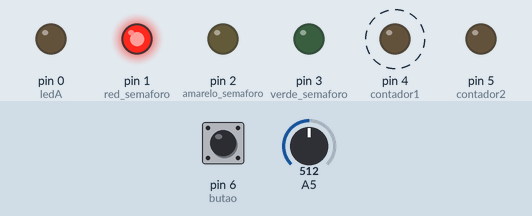
Simulated run of this sketch. Board: Arduino Uno, built with avr-gcc and run on an emulated ATmega328P. On the bench: output pins drawn as LEDs (lit = HIGH). Dashed ring = blinking. The test bench sets the inputs (shaded band); at power-on: A5 = 512, pin 6 (butao) LOW. Random numbers use the default seed unless the sketch sets one.

Above: at 12.8 s.
12.9 s: A5 set to 358
25.7 s: A5 set to 340
At 39.5 s:
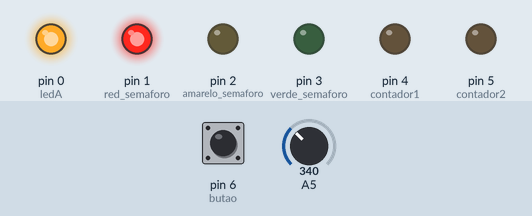
39.7 s: A5 set to 360
At 45.0 s:
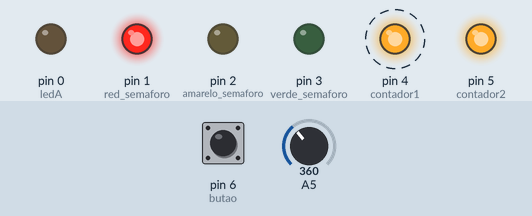
48.7 s: A5 set to 306
At 54.6 s:
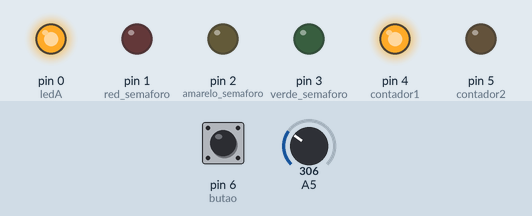
57.7 s: pin 6 (butao) pulled HIGH for 3 s
At 64.7 s:
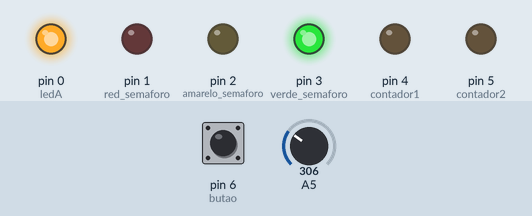
66.7 s: pin 6 (butao) pulled HIGH for 3 s
At 68.2 s:
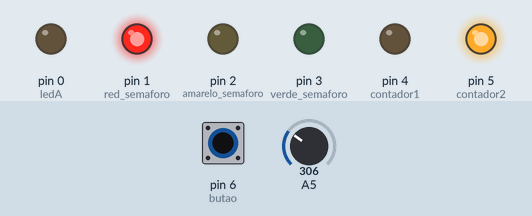
Timing chart, 0 to 76.7 s (numbered marks = the images above; inputs shaded):
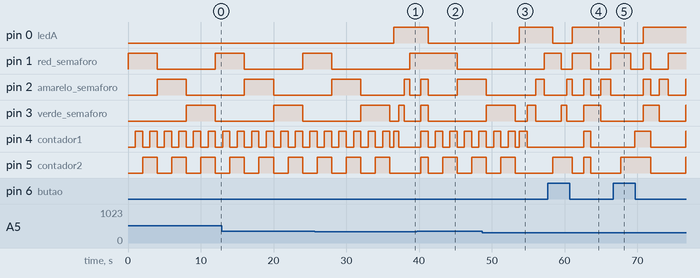

Measured:
- the behaviour switches between 350 and 349 on A5 (found by bisection; images 0 and 1)
- after the input at 25.7 s, pin 0 (ledA): LOW → HIGH after 10.8 s
- after the input at 39.7 s, pin 0 (ledA): HIGH → LOW after 1.5 s
- after the input at 48.7 s, pin 0 (ledA): LOW → HIGH after 5.0 s
- after the input at 57.7 s, pin 0 (ledA): HIGH → LOW after 0.68 s, → HIGH 2.7 s later
- after the input at 66.7 s, pin 0 (ledA): HIGH → LOW after 1.1 s, → HIGH 3.1 s later
- by itself, pin 5 (contador2): alternates HIGH for 2.0 s and LOW for 2.0 s, 6 changes in all, then stays LOW

The sketch:

proj_final.ino
```cpp
//pinos :
  //semaforo
int red_semaforo = 1;
int amarelo_semaforo = 2;
int verde_semaforo = 3;
  //contador
int contador1 = 4;
int contador2 = 5;
  //outros
int ledA = 0;
int butao = 6;
//variaveis de programa
int n_potencia;
int btn_state = 0;
int nrandomdelay;
int nrandomled;
int valorRed;

void contar(){
  delay(1000);
  digitalWrite(contador1, HIGH);
  delay(1000);
  digitalWrite(contador1, LOW);
  digitalWrite(contador2,HIGH);
  delay(1000);
  digitalWrite(contador1, HIGH);
  delay(1000);
  digitalWrite(contador2,LOW);
  digitalWrite(contador1, LOW);

}

void derrota(){
  digitalWrite(red_semaforo,HIGH);
  digitalWrite(amarelo_semaforo,HIGH);
  digitalWrite(verde_semaforo,HIGH);
  digitalWrite(contador1,HIGH);
  digitalWrite(ledA,HIGH);
  digitalWrite(contador2,HIGH);
  delay(1000);
  digitalWrite(red_semaforo,LOW);
  digitalWrite(amarelo_semaforo,LOW);
  digitalWrite(verde_semaforo,LOW);
  digitalWrite(contador1,LOW);
  digitalWrite(ledA,LOW);
  digitalWrite(contador2,LOW);
}
void evento_btn(){
  btn_state = digitalRead(butao);

  //Serial.println(nrandom);
  if(btn_state != 0){
    digitalWrite(ledA,LOW);
    digitalWrite(contador2,HIGH);
   }else{
    digitalWrite(ledA,HIGH);
    digitalWrite(contador2,LOW);
   }
}
void setup() {
  // put your setup code here, to run once:
  pinMode(ledA,OUTPUT);
  pinMode(red_semaforo,OUTPUT);
  pinMode(amarelo_semaforo,OUTPUT);
  pinMode(verde_semaforo,OUTPUT);
  pinMode(contador1,OUTPUT);
  pinMode(contador2,OUTPUT);
  pinMode(A5,INPUT);

}

void loop() {
  // put your main code here, to run repeatedly:
  n_potencia = analogRead(A5);
  if(n_potencia < 350){
    nrandomled = random(0,2);
    nrandomdelay = random(500,1500);
    if(nrandomled == 1){
      //ledV = 5 ; ledA = 0; cVermelho = 4
      delay(500);
      evento_btn();
      digitalWrite(contador1,HIGH);
      evento_btn();
      delay(nrandomdelay);
      if(digitalRead(contador2) == HIGH && digitalRead(contador1) == HIGH){
        derrota();
      }
      evento_btn();
      digitalWrite(contador1,LOW);
    }
    evento_btn();
    //loop semaforo:
    //verde
    digitalWrite(verde_semaforo,HIGH);//acende o verde
    evento_btn();
    delay(nrandomdelay);
    evento_btn();
    digitalWrite(verde_semaforo,LOW);//apaga o verde
    evento_btn();
    //amarelo
    digitalWrite(amarelo_semaforo,HIGH);//ascende o amarelo
    evento_btn();
    delay(nrandomdelay);
    evento_btn();
    digitalWrite(amarelo_semaforo,LOW);//apaga o amarelo
    evento_btn();
     //vermelho
    digitalWrite(red_semaforo,HIGH);//liga o vermelho
    valorRed = 1;
    evento_btn();
    delay(nrandomdelay);
    evento_btn();
    delay(nrandomdelay);
    if(digitalRead(ledA) == HIGH && valorRed == 1){
      derrota();
    }
    digitalWrite(red_semaforo,LOW);//apaga o vermelho
    valorRed = 0;
    evento_btn();
  }else{
    digitalWrite(ledA,LOW);
    //Semaforo
    digitalWrite(red_semaforo,HIGH);//liga o vermelho
    contar();
    digitalWrite(red_semaforo,LOW);//apaga o vermelho
    digitalWrite(amarelo_semaforo,HIGH);//ascende o amarelo
    contar();
    digitalWrite(amarelo_semaforo,LOW);//apaga o amarelo
    digitalWrite(verde_semaforo,HIGH);//acende o verde
    contar();
    digitalWrite(verde_semaforo,LOW);//apaga o verde
  }
}
```
